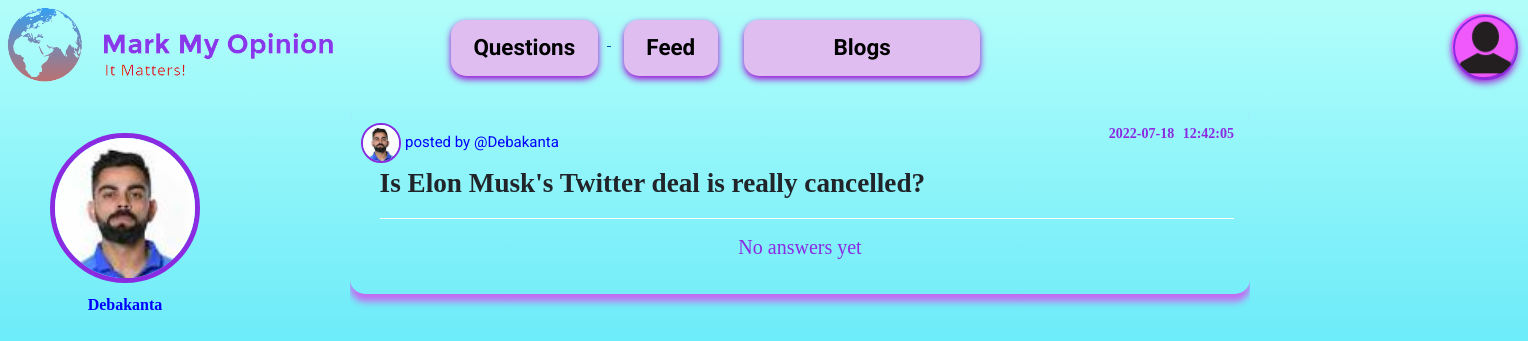
Page /profile-question.php?id=120 (signed in) on the committed database.
### tables this page shows
CREATE TABLE `users` (
  `userid` int(19) NOT NULL,
  `username` varchar(100) NOT NULL,
  `email` varchar(100) NOT NULL,
  `mobile` int(20) NOT NULL,
  `password` varchar(20) NOT NULL,
  `profile_image` varchar(1000) NOT NULL,
  `date` datetime NOT NULL DEFAULT current_timestamp()
);

CREATE TABLE `question` (
  `postid` int(15) NOT NULL,
  `userid` int(100) NOT NULL,
  `post` varchar(10000) NOT NULL,
  `date` datetime NOT NULL DEFAULT current_timestamp() ON UPDATE current_timestamp(),
  `comment` int(11) NOT NULL
);

### classes/profileclass.php (called while the page is built)
<?php
class Profile{
    function get_profile($id){
        $id=addslashes($id);
        $DB=new Database();
        $query="select * from users where userid='$id' limit 1";
        $data=$DB->read($query);
        return $data;
    }
}
?>

### classes/connect.php (called while the page is built, shortened)
<?php
class Database
{
    private $host = "localhost";
    private $username = "root";
    private $password = "";
    private $db = "markmyopinion_db";
    public function connect()
    {
        $connection = mysqli_connect($this->host, $this->username, $this->password, $this->db);
        return $connection;
    }
    public function read($query)
    {
        $conn = $this->connect();
        $result = mysqli_query($conn, $query);
        if ($result == false) {
            return false;
        } else {
            $data = false;
            while ($row = mysqli_fetch_assoc($result)) {
                $data[] = $row;
            }
            return $data;
        }
    }
}

### classes/questionclass.php (called while the page is built, shortened)
<?php
class Question{
    public function get_question($id){
        $query="select * from question where userid = '$id' order by postid desc ";
        $DB= new Database();
      $result=  $DB->read($query);
        if($result){
            return $result;
        }
        else{
            return false;
        }
    }
}
?>

### classes/userdataclass.php (called while the page is built, shortened)
<?php
class User{
    public function get_user($id){
        $query= "select * from users where userid ='$id' limit 1";
                $DB = new Database();
                $result=$DB->read($query);
                if($result){
                    return $result[0];
              }
            }
        }

### classes/comments.php (called while the page is built, shortened)
<?php
class Comment
{
    public function get_comment($question_id)
    {
        $query="select * from comments where question_id='$question_id' order by comment_id desc";
        $DB = new Database();
        $result = $DB->read($query);
        return $result;
    }
}

### profile-question.php (the view, shortened to what this page needs)
<?php
$login = new Login();
$user_data = $login->check_login($_SESSION['myopinion_userid']);
$profile = new Profile();
if (isset($_GET['id'])&& is_numeric($_GET['id'])) {
    $profile_data = $profile->get_profile($_GET['id']);
    if (is_array($profile_data)) {
      $user_data = $profile_data[0];
  }
  }
  else {
    $_GET['id']=$_SESSION['myopinion_userid'];
    $profile_data = $profile->get_profile($_GET['id']);
    if (is_array($profile_data)) {
      $user_data = $profile_data[0];
  }
  }
$question = new Question();
$id = $user_data['userid'];
$result_question = $question->get_question($id);
?>
<!DOCTYPE html>
<html lang="en">
  <head>
  </head>
    <link rel="stylesheet" href="https://cdn.jsdelivr.net/npm/bootstrap@4.6.1/dist/css/bootstrap.min.css"
>
    <link rel="stylesheet" href="CSS/main_page_scrollbar.css">
    <link rel="stylesheet" href="CSS/main_page_nav.css">
    <link rel="stylesheet" href="css/main_page_body.css">
    <link rel="stylesheet" href="css/profile-question.css">
    <link rel="stylesheet" href="css/change_image.css">
    <link rel="stylesheet" href="CSS/main_page_user_issue_qna.css">
  <body>
    <?php include "header-profile.php"?>
<div id="profile-section"  >
<?php
if (file_exists($user_data['profile_image'])) {
    $image = $user_data['profile_image'];
    ?> <img src="<?php echo $image; ?>" id="profile-pic" alt=""><?php
} else {
    $image = "uploads/default.png";
    ?> <img src="<?php echo $image; ?>" id="profile-pic" alt=""><?php
}
?>
  <br> <div style="margin-top:10px;margin-left:-40px;background-color:transparent;text-align: center;color:blue;font-weight: bolder ;">
  <?php echo $user_data['username']; ?></div>
<br>
  <br />
  <br><br><br><br><br><br>
</div>
<div id="usercontent">
  <br><br>
  <?php
include "main_page_qna_profile.php";
?>
  </body>
</html>

### main_page_qna_profile.php (shortened to what this page needs)
<!DOCTYPE html>
<html lang="en">
<head>
</head>
<body>
<div class="mmo_body_blur" id="mmo_body_blur">
    <main class="mmo_body">
    <?php
if ($result_question) {
    foreach ($result_question as $row) {
        $user=new User();
        $row_user=$user->get_user($row['userid']);
        include "question_2.php";
    }
}
?>
</div>
</body>
</html>

### question_2.php (shortened to what this page needs)
<a href="profile-question.php?id=<?php
echo $row_user['userid'];
?>">
<div class="mmo_question_answer_body">
                    <?php
                if (file_exists($row_user['profile_image'])) {
                    ?>
                    <img style="border-radius:50% ;width:40px;height:40px;border:solid 2px blueviolet; margin-left:-5px;" src="<?php echo $row_user['profile_image']; ?>
                    " alt="">
                <?php
                } else {?>
                    <img style="border-radius:50% ;width:40px;height:40px;border:solid 2px blueviolet; margin-left:-5px;" src="uploads/default.png" alt="">
                <?php
                }
                ?>
                    <span style="color:blue;font-size:15px;font-family:roboto;">
                        <?php echo "posted by @" . $row_user['username']; ?>
                        </a>
                <span style="color:blueviolet;font-size:14px;float:right;font-weight:bolder;word-spacing:5px;">
                    <?php
                echo $row['date'];
                ?>
                </span>
                <div class="mmo_question">
                    <?php
                echo htmlspecialchars($row['post']);
                ?>
                </div>
                <?php
                    $comment = new Comment();
                    $comment_data = $comment->get_comment($row['postid']);
                    if ($comment_data) {
                        foreach ($comment_data as $comment_row)
                        {
                            $userid=$_SESSION['myopinion_userid'];
                           $questionid= $row['postid'];
                          $commentid= $comment_row['comment_id'];
                            $query="select * from report_question_comment where userid='$userid' and questionid='$questionid' and commentid='$commentid'";
                            $DB=new Database();
                            $report=$DB->read($query);
                            if($report)
                            {
                                continue;
                            }
                            ?>
                             <div class="mmo_user_answer">
                                 <div class="user_space">
                            <div class="user_username">
                                <a href=""><span><?php  echo  $comment_row['username'] ;      ?></span></a> say's
                                <div style="float:right;color:brown;font-size:10px;"><?php  echo  $comment_row['date'] ;      ?></div>
                            </div>
                            <div class="user_useranswer">
                            <?php  echo htmlspecialchars($comment_row['answer']);      ?>
                            </div>
                            <div class="user_interaction">
                                <button class="upvote<?php  echo  $comment_row['comment_id'] ;      ?>">👍 <span class="count<?php  echo  $comment_row['comment_id'] ;      ?>"><?php  echo  $comment_row['upvote'] ;      ?></span></button>
                                <button class="downvote<?php  echo  $comment_row['comment_id'] ;      ?>">👎 <span class="count<?php  echo  $comment_row['comment_id'] ;      ?>"><?php  echo  $comment_row['downvote'] ;?></span></button>
                            <?php
                            if(isset($_POST['report'])){
                                $report=new Report();
                                $report->create_report_question_comment($_POST);
                                unset($_POST['report']);
                                echo ("<script>window.location='timeline-question.php';</script>");
                            }
                            ?>
                                <form  method="post" id="report_btn">
                                    <input type="hidden" name="qid" value="<?php echo $row['postid'];?>" >
                                    <input type="hidden" name="cid" value="<?php echo $comment_row['comment_id'];?>" >
                                    <button class="report"  name="report">Report!</button>
                                    </form>
                                </div>
                            </div>
                            </div>
                            <script>
        let upvote = document.querySelector(".upvote<?php  echo  $comment_row['comment_id'] ;      ?>");
        let like = document.querySelector(".count_u<?php  echo  $comment_row['comment_id'] ;      ?>");
        let downvote = document.querySelector(".downvote<?php  echo  $comment_row['comment_id'] ;      ?>");
        let dislike = document.querySelector(".count_d<?php  echo  $comment_row['comment_id'] ;      ?>");
        let clicked = false;
        let dclicked = false;
        const li = parseInt(like.textContent);
        const di = parseInt(dislike.textContent);
        upvote.addEventListener("click", () => {
            if (!clicked) {
                clicked = true;
                like.textContent++;
                <?php
                    $db=new Database();
                    $upvote_inc=$comment_row['upvote']+1;
                    $id=$comment_row['comment_id'];
                    $query="update comments set upvote='$upvote_inc' where comment_id='$id'";
                    $db->update($query);
                ?>
                upvote.classList.toggle('active');
                downvote.classList.remove('active');
                if (dclicked == true) {
                    let temp = dislike.textContent;
                    if (temp == di + 1) {
                        dislike.textContent--;
                        <?php
                    $db=new Database();
                    $downvote_dec=$comment_row['downvote']-1;
                    $id=$comment_row['comment_id'];
                    $query="update comments set downvote='$downvote_dec' where comment_id='$id'";
                    $db->update($query);
                ?>
                        dclicked = false;
                    }
                }
            }
            else {
                alert("hello");
                clicked = false;
                like.textContent--;
                <?php
                    $db=new Database();
                    $upvote_dec=$comment_row['upvote']-1;
                    $id=$comment_row['comment_id'];
                    $query="update comments set upvote='$upvote_dec' where comment_id='$id'";
                    $db->update($query);
                ?>
            }
        })
        downvote.addEventListener("click", () => {
            if (!dclicked) {
                dclicked = true;
                dislike.textContent++;
                <?php
                    $db=new Database();
                    $downvote_inc=$comment_row['downvote']+1;
                    $id=$comment_row['comment_id'];
                    $query="update comments set downvote='$downvote_inc' where comment_id='$id'";
                    $db->update($query);
                ?>
                downvote.classList.toggle('active');
                upvote.classList.remove('active');
                if (clicked == true) {
                    let temp = like.textContent;
                    if (temp == li + 1) {
                        like.textContent--;
                        <?php
                    $db=new Database();
                    $upvote_dec=$comment_row['upvote']-1;
                    $id=$comment_row['comment_id'];
                    $query="update comments set upvote='$upvote_dec' where comment_id='$id'";
                    $db->update($query);
                ?>
                        clicked = false;
                    }
                }
            }
            else {
                dclicked = false;
                dislike.textContent--;
                <?php
                    $db=new Database();
                    $downvote_dec=$comment_row['downvote']-1;
                    $id=$comment_row['comment_id'];
                    $query="update comments set downvote='$downvote_dec' where comment_id='$id'";
                    $db->update($query);
                ?>
            }
        })
    </script>
                            <?php
                         }
    }
    else{
        echo "
        <p style='color:blueviolet;font-family:tohma;font-size:20px;text-align:center;'>
        No answers yet
        </p>
        ";
    }
    ?>
</div>

### CSS/main_page_scrollbar.css (style rules this page uses)
* { scrollbar-width: auto; scrollbar-color: #bd6ed3 #ffffff; }

### CSS/main_page_nav.css (style rules this page uses)
body { min-height: 100vh; overflow:scroll; background-image: linear-gradient(#B2FEFA,#0ED2F7); }

### CSS/main_page_body.css (style rules this page uses)
.mmo_body { margin: 2.5em auto; width: 75%; height: 90%; overflow-x: hidden; overflow-y: auto; }
.mmo_body .mmo_question_answer_body { padding: 1em; box-shadow:0 2mm 2mm rgb(196, 105, 241); border-radius: 15px; margin-bottom: 1em; }
.mmo_body .mmo_question_answer_body .mmo_question { font-weight: bold; font-size: 1.7em; margin-bottom: 0.5em; padding-bottom: 0.5em; border-bottom: 1px solid white; margin-left: 0.5em; }

### CSS/profile-question.css (style rules this page uses)
body { padding: 0px; margin: 0px; font-family: tahoma; min-height: 100vh; height: fit-content; }
#profile-section { width:270px; margin-left: 10px; margin-top: 30px; border-radius: 10px; height: 100%; }
#profile-pic { border-radius: 50%; height:150px; width:150px; border-radius:50%; margin-left: 40px; margin-top: 20px; border: 5px solid blueviolet; }
#usercontent { width:1000px; margin-left:300px; margin-top:-490px; padding:0px; }
.mmo_body { width:90%; height: 90%; overflow-x: hidden; overflow-y: auto; }

### rows in the picture
users: profile_image (picture), username "Debakanta"
question: userid.profile_image (picture), userid.username "Debakanta", date "2022-07-18 12:42:05", post "Is Elon Musk's Twitter deal is really cancelled?"
